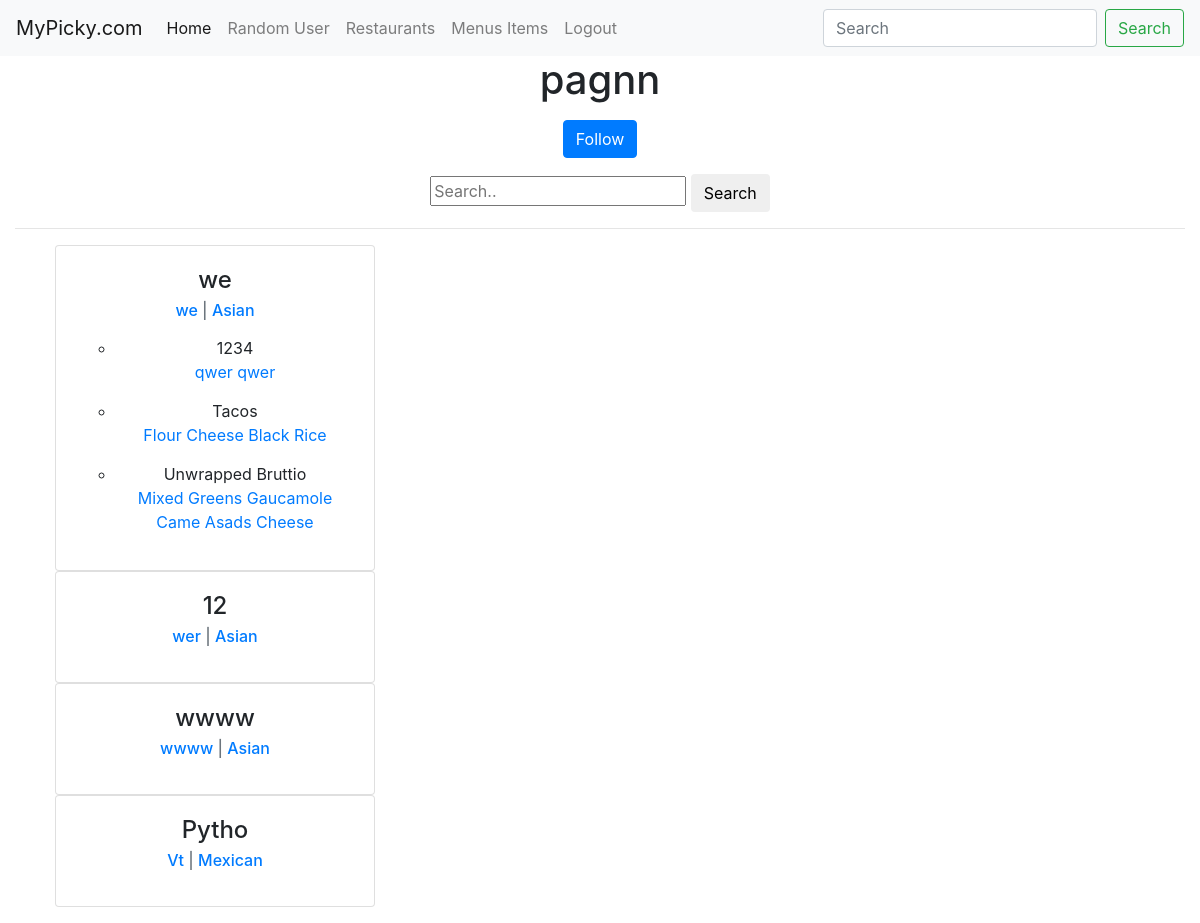
The page /u/pagnn/ (signed in) on the database as committed earlier.
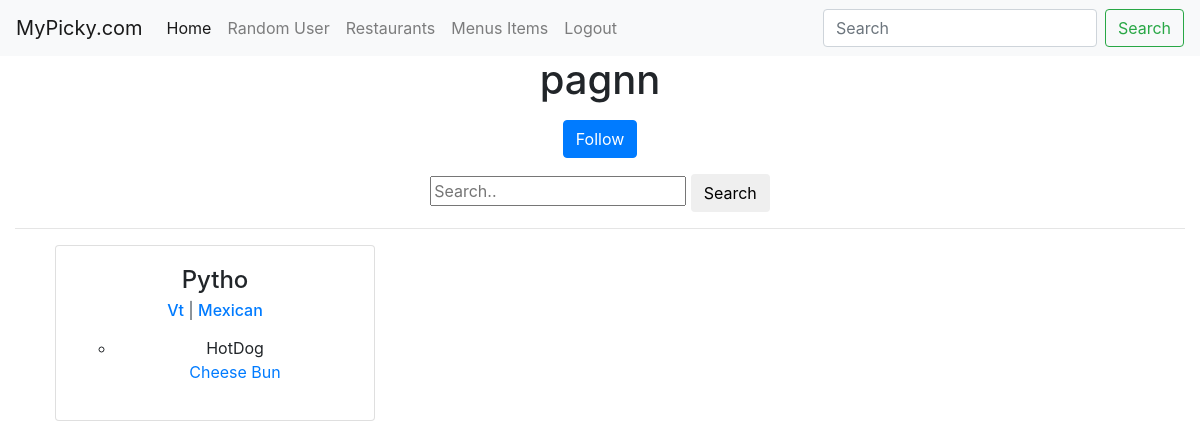
The same page on the database as committed later.
### restaurants/models.py (models this page shows, shortened)
class RestaurantLocation(models.Model):
	owner = models.ForeignKey(User)
	name = models.CharField(max_length=120)
	location = models.CharField(max_length=120,null=True,blank=True)
	category = models.CharField(max_length=120,null=True,blank=True,validators=[validate_category])
	timestamp =models.DateTimeField(auto_now_add=True)
	updated = models.DateTimeField(auto_now=True)
	slug = models.SlugField(null=True,blank=True)
	objects=RestaurantLocationManager()

### menus/models.py (models this page shows, shortened)
class Item(models.Model):
	user = models.ForeignKey(settings.AUTH_USER_MODEL)
	restaurant = models.ForeignKey(RestaurantLocation)
	name = models.CharField(max_length=120)
	contents = models.TextField(help_text="Seperate each item by comma.")
	excludes = models.TextField(blank=True,null=True,help_text="Seperate each item by comma.")
	public = models.BooleanField(default=True)
	timestamp =models.DateTimeField(auto_now_add=True)
	updated = models.DateTimeField(auto_now=True)
	class Meta:
		ordering = ['-updated','-timestamp']
	def get_contents(self):
		return self.contents.split(",")

### profiles/views.py (the view)
# urls.py: url(r'^(?P<username>[\w-]+)/$',ProfileDetailView.as_view(),name='detail'),
class ProfileDetailView(DetailView):
	template_name='profiles/user.html'
	def get_object(self):
		username=self.kwargs.get("username")
		if username == None:
			raise Http404
		return get_object_or_404(User,username__iexact=username,is_active=True)
	def get_context_data(self,*args,**kwargs):
		context=super(ProfileDetailView,self).get_context_data(*args,**kwargs)
		user=context['user']
		item_exist=Item.objects.filter(user=self.get_object()).exists()
		is_following=False
		if user.profile in self.request.user.is_following.all():
			is_following=True
		context['is_following']=is_following
		query=self.request.GET.get("q")
		qs=RestaurantLocation.objects.filter(owner=self.get_object()).search(query)
		if item_exist and qs.exists():
			context['location']=qs
		return context

### restaurants/models.py (called while the page is built, shortened)
	def search(self,query):
		return self

	def get_queryset(self):
		return RetaurantLocationQuerySet(self.model,using=self._db)

### profiles/templates/profiles/user.html (shortened to what this page needs)
{% extends "base.html" %}
{% block content %}
<h1>{{ user.username }}</h1>
<p>{% include 'profiles/snippets/follow_snippet.html' with username=user.username is_following=is_following %}</p>
<form class='form' method='GET' action='.'>
	<input type='text' placeholder="Search.." name='q' value="{{ request.GET.q }}">
	<button class='btn btn-dafault' type='submit'>Search</button>
</form>
<hr/>
{% if location %}
<ul>
{% for rest in location %}
<div class='row'>
	<div class='col-sm-12'>
		<div class="card" style="width: 20rem;">
			<div class="card-body">
    			<h4 class="card-title">{{ rest.name }}</h4>
    			<h6 class="card-subtitle mb-2 text-muted"><a href='{{ request.path }}?q={{ rest.location }}'>{{ rest.location }}</a> | <a href='{{ request.path }}?q={{ rest.category }}'>{{ rest.category }}</a></h6>
    			<p class="card-text">
					<ul>
					{% for it in rest.item_set.all %}
						<li style='margin-bottom: 15px;'>{{ it.name }}</br>
						{% for ing in it.get_contents %}
							<a href='{{ request.path }}?q={{ ing }}'>{{ ing }}</a>
						{% endfor %}
						</li>
					{% endfor %}
					</ul>
   				</p>
			</div>
		</div>
	</div>
</div>
{% endfor %}
</ul>
{% else %}
<p class='leader'>No Items Found</p>
{% endif %}
{% endblock content%}

Rows that differ between the two databases and show on the page:
removed RestaurantLocation: name "we", location "we", category "Asian"
removed Item: name "1234", get_contents "qwer" "qwer", shown under "we"
removed Item: name "Tacos", get_contents "Flour" "Cheese" "Black Rice", shown under "we"
removed Item: name "Unwrapped Bruttio", get_contents "Mixed Greens" "Gaucamole" "Came Asads" "Cheese", shown under "we"
removed RestaurantLocation: name "12", location "wer", category "Asian"
removed RestaurantLocation: name "wwww", location "wwww", category "Asian"
added Item: name "HotDog", get_contents "Cheese Bun"
